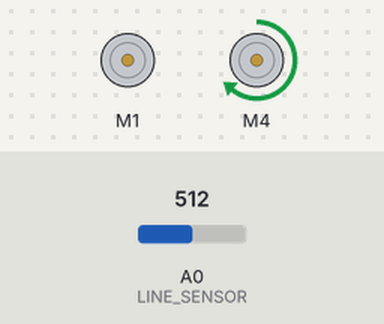
Recording of a sketch running on a simulated Arduino Uno, built with avr-gcc and run on an emulated ATmega328P. Parts: 2 × DC motor (green arrow = forward, orange = backward, longer = faster). The inputs (shaded band) are chosen by the test bench; at power-on: A0 (LINE_SENSOR) = 512.

Above: at 1.2 s.
1.3 s: A0 (LINE_SENSOR) set to 573
2.8 s: A0 (LINE_SENSOR) set to 602
At 3.5 s:
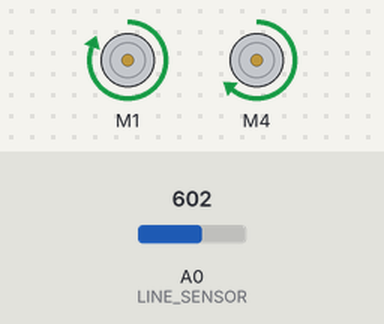
4.3 s: A0 (LINE_SENSOR) set to 306
At 4.6 s:
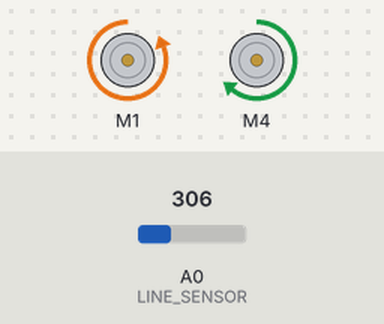
5.8 s: A0 (LINE_SENSOR) set to 406
7.3 s: A0 (LINE_SENSOR) set to 433
At 8.1 s:
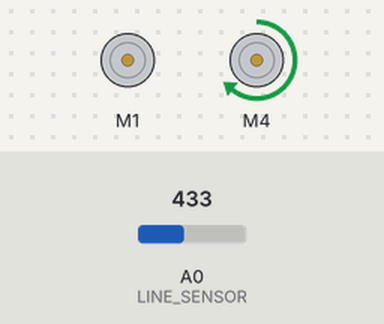
8.8 s: A0 (LINE_SENSOR) set to 190
At 9.2 s:
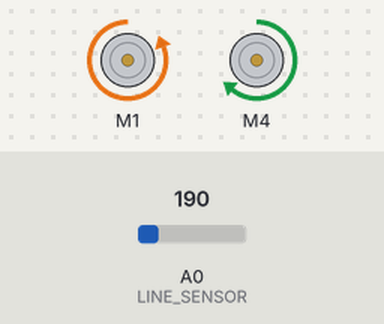
Timing chart, 0 to 11.3 s (numbered marks = the images above; inputs shaded):
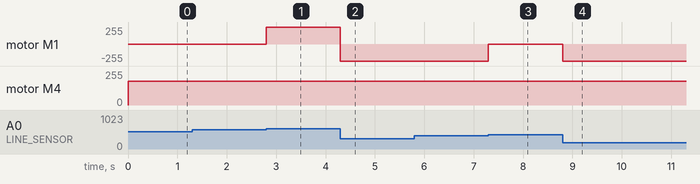

The sketch:

SDC_3_car_test.ino
```cpp
/**
 * Motorshield test for the Self-driving Toy Car – Hack Night
 *
 * If the sensor and motor tests both work for you, you're now
 * ready to test your Self Driving Toycar!
 *
 * Make sure you setup the min and max values for your line sensor
 * correctly below.
 *
 * The line following code is actually really simple.
 * First we calcalate the average value of the sensor (so the middle).
 * Assuming the car is on the left hand side of the line:
 * If the value is higher (brighter) than the average we steer left,
 * otherwise we steer right.
 */


#include <AFMotor.h>

#define TRIGGER_PIN 9
#define ECHO_PIN 10
#define MAX_DISTANCE 200
#define LEFT BACKWARD
#define RIGHT FORWARD
#define NEUTRAL RELEASE

AF_DCMotor steer(1);
AF_DCMotor motor(4);

int LINE_SENSOR = A0;

// First run the SDC_TCRT500 sketch and set the min and max values for the sensor below.
int sMin = 0; // set this to the minimal value you get from the line sensor
int sMax = 1000; // set this to the maximal value you get from the line sensor

int sMid = ( sMin + sMax ) / 2; // calculate the midpoint.

/**
 * One sixth of the range on both sides off the middle for driving straight
 * that makes 1/3 left, 1/3 straight, 1/3 right.
 */
int center = sMid / 6;

void setup() {
  steer.setSpeed( 255 );
  steer.run( NEUTRAL );

  motor.setSpeed( 180 );
  motor.run( FORWARD );
}

void loop() {
  // read the line sensor.
  int sVal = analogRead( LINE_SENSOR );
  // the error is the difference between the perfect middle of our range
  // and the sensor value.
  int error = sVal - sMid;

  int t;
  if ( error < -center ) { // correct according to the error.
    steer.run( LEFT );
  } else if ( error > center ) {
    steer.run( RIGHT );
  } else {
    steer.run( NEUTRAL );
  }
}
```

Measured:
- the behaviour switches between 583 and 584 on A0 (LINE_SENSOR) (found by bisection; images 0 and 1)
- the behaviour switches between 416 and 417 on A0 (LINE_SENSOR) (found by bisection; images 2 and 3)
- after the input at 1.3 s, every drawn part: stays the same
- after the input at 2.8 s, motor M1: stopped → forward 255/255 at once
- after the input at 4.3 s, motor M1: forward 255/255 → backward 255/255 at once
- after the input at 5.8 s, every drawn part: stays the same
- after the input at 7.3 s, motor M1: backward 255/255 → stopped at once
- after the input at 8.8 s, motor M1: stopped → backward 255/255 at once
